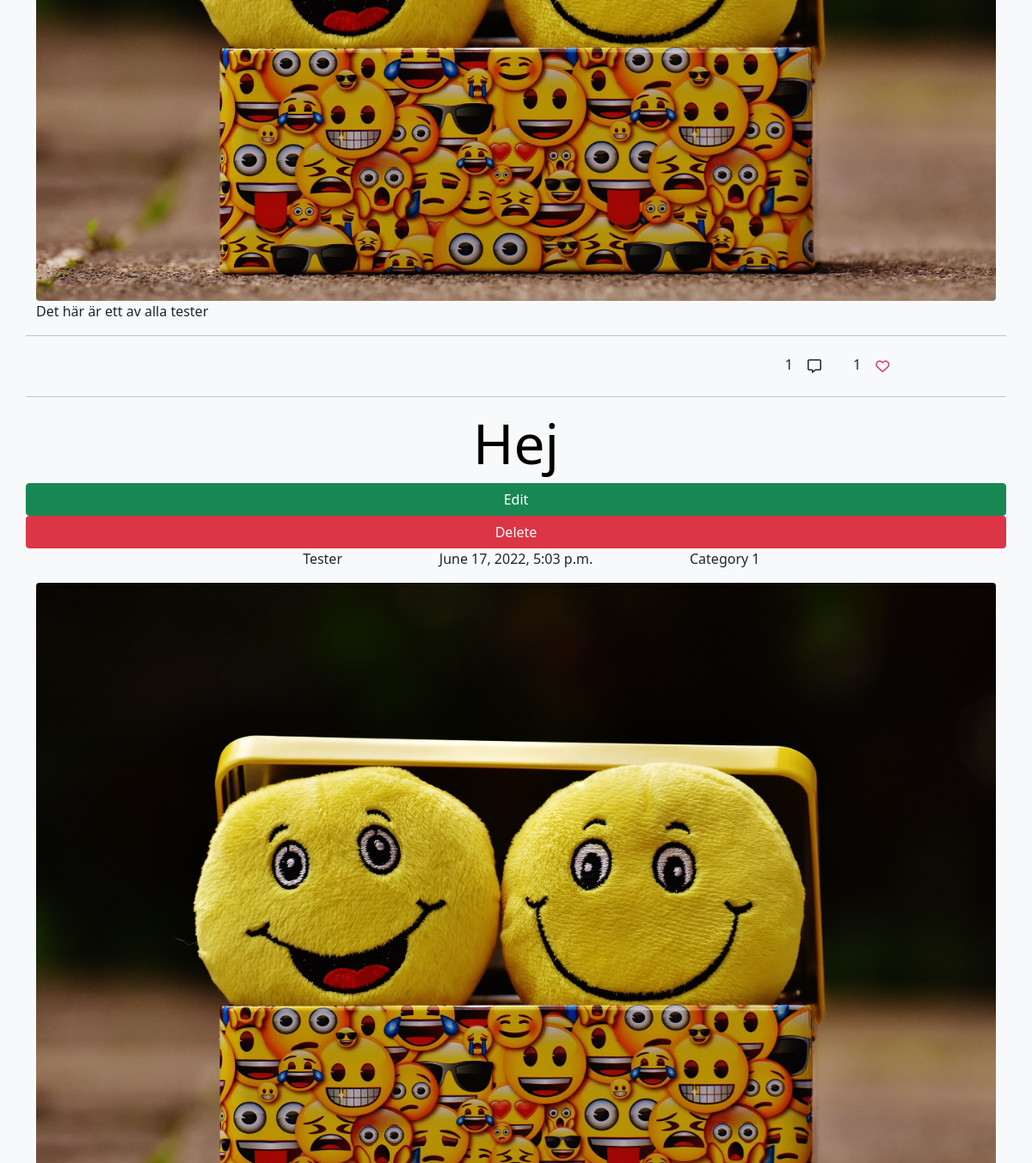
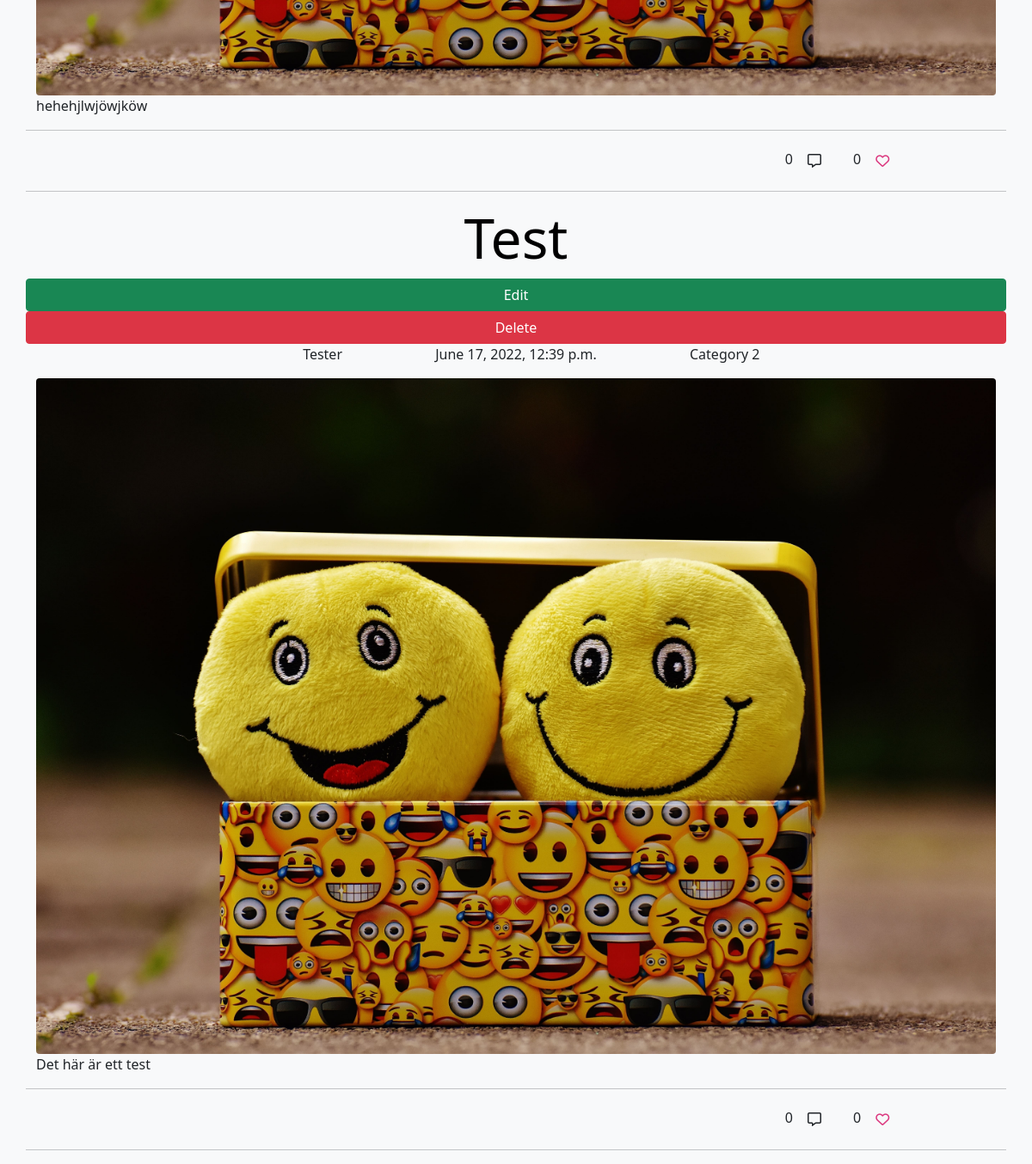
/myblog/posts (signed in, lower part), run on an earlier commit of the app's database (2 pictures, top to bottom).
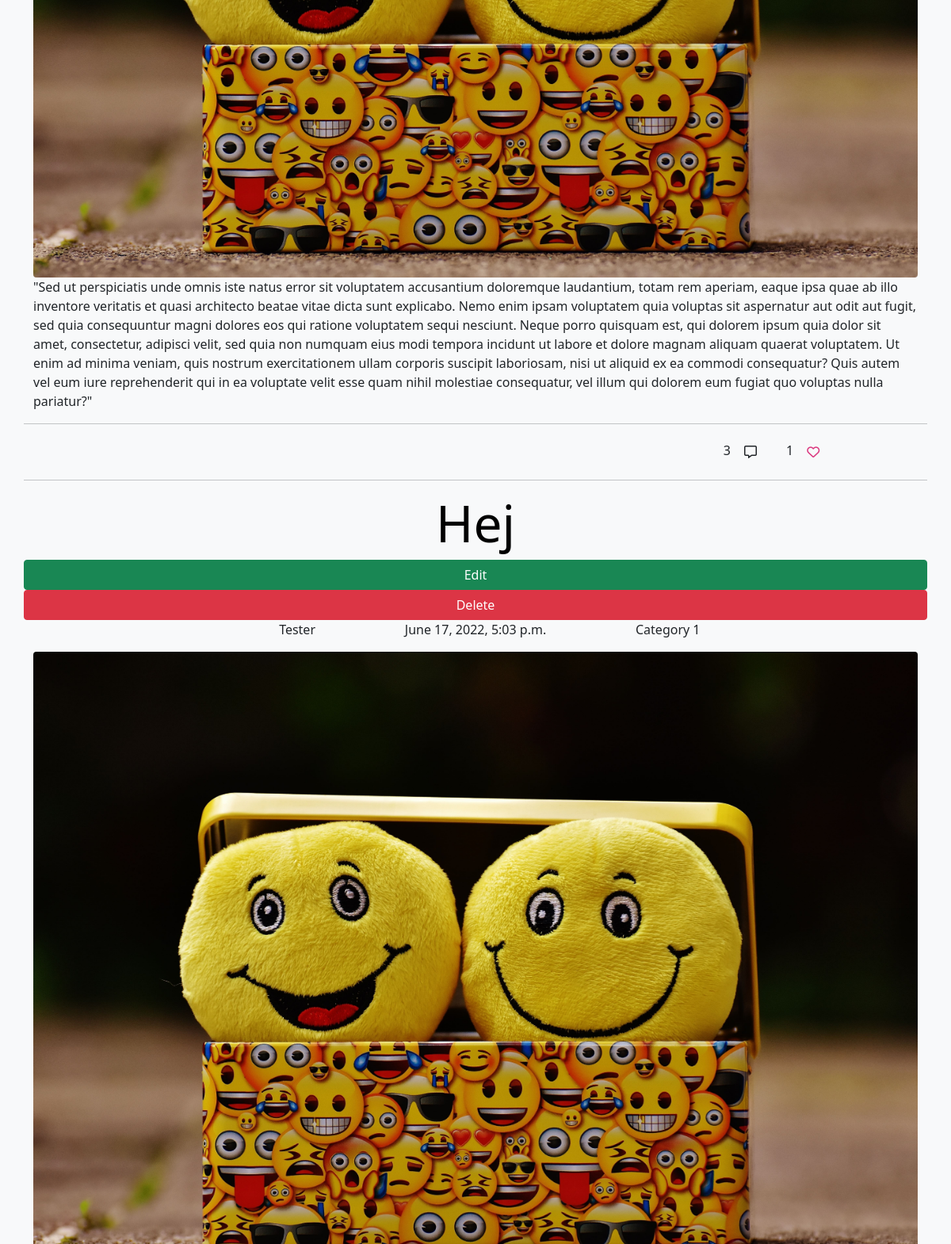
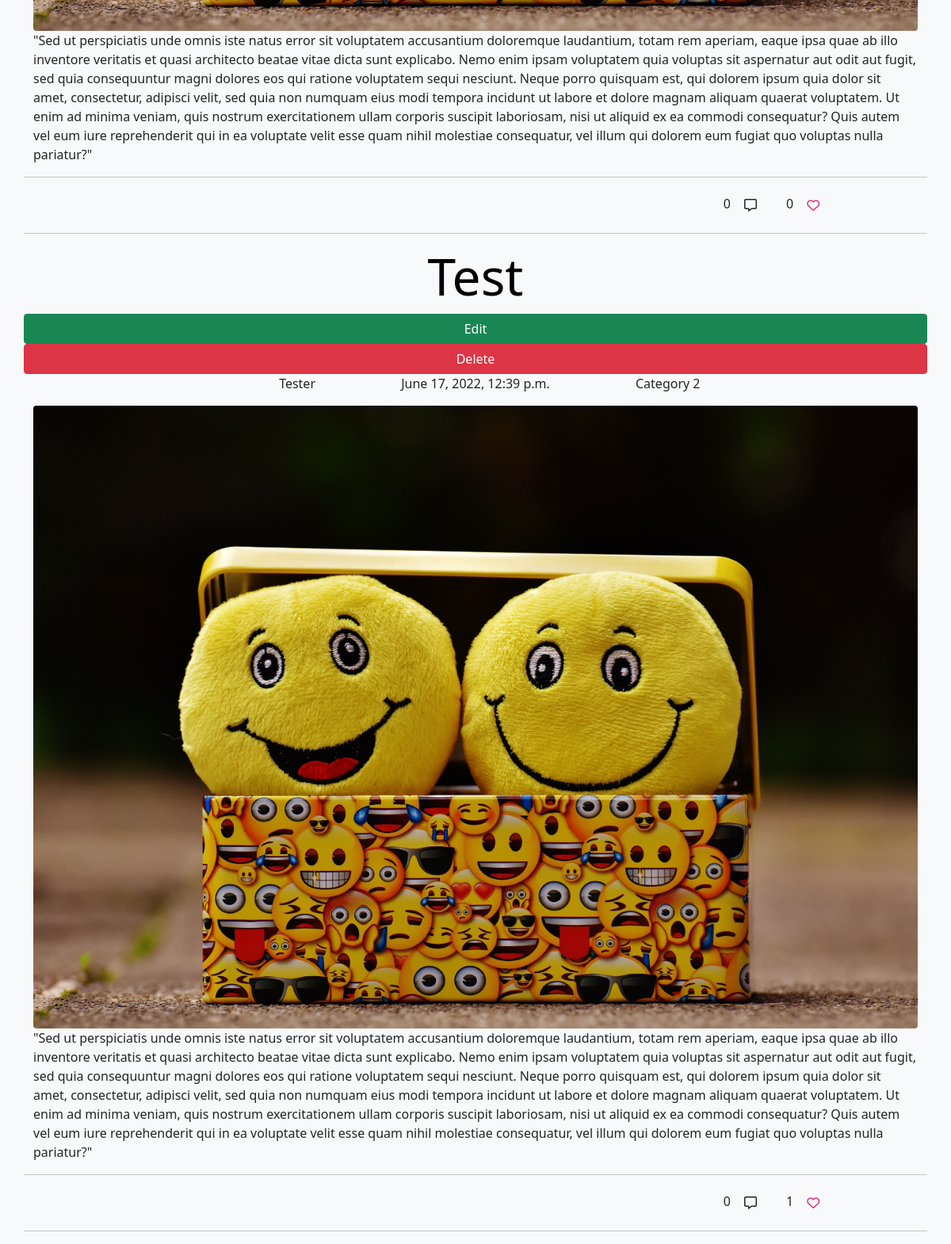
And on a later commit of the database (2 pictures, top to bottom).
### blog_post/models.py (models this page shows, shortened)
class Post(models.Model):
    PUBLISH_STATUS = ((0, 'Draft'), (1, 'Publish'))
    title = models.CharField(max_length=100)
    slug = models.SlugField(max_length=200, unique=True)
    meta_description = models.CharField(max_length=150, blank=True)
    author = models.ForeignKey(
        User,
        on_delete=models.CASCADE,
        related_name='post_author',
        )
    category = models.ForeignKey(
        Category,
        on_delete=models.CASCADE,
        related_name='post_category',
        )
    created_on = models.DateTimeField(auto_now_add=True)
    updated_on = models.DateTimeField(auto_now=True)
    content = models.TextField()
    published = models.IntegerField(choices=PUBLISH_STATUS, default=0)
    publish_date = models.DateTimeField(blank=True, null=True)
    likes = models.ManyToManyField(
        Profile,
        related_name='post_likes',
        default=[0],
        blank=True
        )
    number_of_likes = models.BigIntegerField(default='0')
    post_img = CloudinaryField(
        'post_image',
        default='default_image'
        )  # TODO: Add a default picture
    class Meta:
        ordering = ['-created_on']

class Category(models.Model):
    name = models.CharField(
        max_length=50,
        unique=True,
        blank=False,
        null=False,
        )
    slug = models.SlugField(
        max_length=200,
        unique=True,
        blank=False,
        null=False,
        )
    category_img = CloudinaryField(
        'category_image',
        default='default_image',
        )  #  TODO: Add a default picture
    class Meta:
        verbose_name_plural = "categories"
    def __str__(self):
        return f'{self.name}'

### blog/views.py (the view)
# urls.py: path('posts', views.MyBlogPostList.as_view(), name='my_blog'),
class MyBlogPostList(ListView):
    model = Post
    template_name = 'my_blog.html'

### profiles/models.py (called while the page is built)
    def __str__(self):
        return f'{self.user}'

### blog/templates/my_blog.html (shortened to what this page needs)
{% extends 'base.html' %}
{% block content %}
{% for post in object_list %}
{% if user.is_authenticated and user == post.author %}
<article id="blog-post-article">
    <div class="row">
        <a href="{% url 'blog_post' post.slug %}">
            <h1 class="text-center display-3 text-capitalize">{{post.title}}</h1>
        </a>
        {% if user.is_authenticated and user == post.author %}
        <a href="{% url 'update_post' post.slug %}" class="btn btn-success">Edit</a>
        <a  href="{% url 'delete_post' post.slug %}" class="btn btn-danger">Delete</a>
        {% endif %}
    </div>
    <div class="row">
        <div class="col">
            <p class="text-lg-end text-md-end">{{post.author}}</p>
        </div>
        <div class="col">
            <p class="text-lg-center text-md-center">{{post.created_on}}</p>
        </div>
        <div class="col-sm">
            <p class="text-lg-start text-md-start">{{post.category}}</p>
        </div>
    </div>
    <div>
        <img class="img-fluid rounded" id="temporary-defalt-pic" src="../../static/media/temporary_default.jpeg"
            alt="Smile emoojis">
    </div>
    <article id="blog-post-body">
        <div class="row">
            <p> {{post.content}} </p>
        </div>
    </article>
    <div class="comment-and-like-section">
        <div class="row">
            <hr>
            <div class="col-10">
                <p class="text-end">{{post.post_comments.count}}
                    <button class="btn btn-comments" type="button"><i class="far fa-comment-alt"></i></button>
                </p>
            </div>
            <div class="col-2">
                <span>{{post.number_of_likes}}</span>
                {% if request.user.is_authenticated %}
                <button class="btn btn_likes" id="btn-like" name="{% url 'post_likes' post.slug %}" type="submit"
                    value="{{post.id}}"><i id="btn-i" class="far fa-heart btn-icon"></i></button>
                {% else %}
                <button class="btn" id="btn-like" onclick="alertMsgVisitorLikes()"><i id="btn-i"
                        class="far fa-heart btn-icon"></i></button>
                {% endif %}
            </div>
            <hr>
        </div>
    </div>
</article>
{% endif %}
{% endfor %}
{% endblock %}

What changed in the data, as far as the page shows it:
changed Post (number 1 of 3 on the later page): content "Det här är ett av alla tester" → "\"Sed ut perspiciatis unde omnis iste natus error sit voluptatem accusantium doloremque laudantium, totam rem aperiam, eaque ipsa quae ab illo inventore veritatis et quasi architecto beatae vitae dicta sunt explicabo. Nemo enim ipsam voluptatem quia voluptas sit aspernatur aut odit aut fugit, sed quia consequuntur magni dolores eos qui ratione voluptatem sequi nesciunt. Neque porro quisquam est, qui dolorem ipsum quia dolor sit amet, consectetur, adipisci velit, sed quia non numquam eius modi tempora incidunt ut labore et dolore magnam aliquam quaerat voluptatem. Ut enim ad minima veniam, quis nostrum exercitationem ullam corporis suscipit laboriosam, nisi ut aliquid ex ea commodi…"; post_comments.count "1" → "3"
changed Post "Hej": content "hehehjlwjöwjköw" → "\"Sed ut perspiciatis unde omnis iste natus error sit voluptatem accusantium doloremque laudantium, totam rem aperiam, eaque ipsa quae ab illo inventore veritatis et quasi architecto beatae vitae dicta sunt explicabo. Nemo enim ipsam voluptatem quia voluptas sit aspernatur aut odit aut fugit, sed quia consequuntur magni dolores eos qui ratione voluptatem sequi nesciunt. Neque porro quisquam est, qui dolorem ipsum quia dolor sit amet, consectetur, adipisci velit, sed quia non numquam eius modi tempora incidunt ut labore et dolore magnam aliquam quaerat voluptatem. Ut enim ad minima veniam, quis nostrum exercitationem ullam corporis suscipit laboriosam, nisi ut aliquid ex ea commodi…"
changed Post "Test": content "Det här är ett test" → "\"Sed ut perspiciatis unde omnis iste natus error sit voluptatem accusantium doloremque laudantium, totam rem aperiam, eaque ipsa quae ab illo inventore veritatis et quasi architecto beatae vitae dicta sunt explicabo. Nemo enim ipsam voluptatem quia voluptas sit aspernatur aut odit aut fugit, sed quia consequuntur magni dolores eos qui ratione voluptatem sequi nesciunt. Neque porro quisquam est, qui dolorem ipsum quia dolor sit amet, consectetur, adipisci velit, sed quia non numquam eius modi tempora incidunt ut labore et dolore magnam aliquam quaerat voluptatem. Ut enim ad minima veniam, quis nostrum exercitationem ullam corporis suscipit laboriosam, nisi ut aliquid ex ea commodi…"; number_of_likes "0" → "1"
